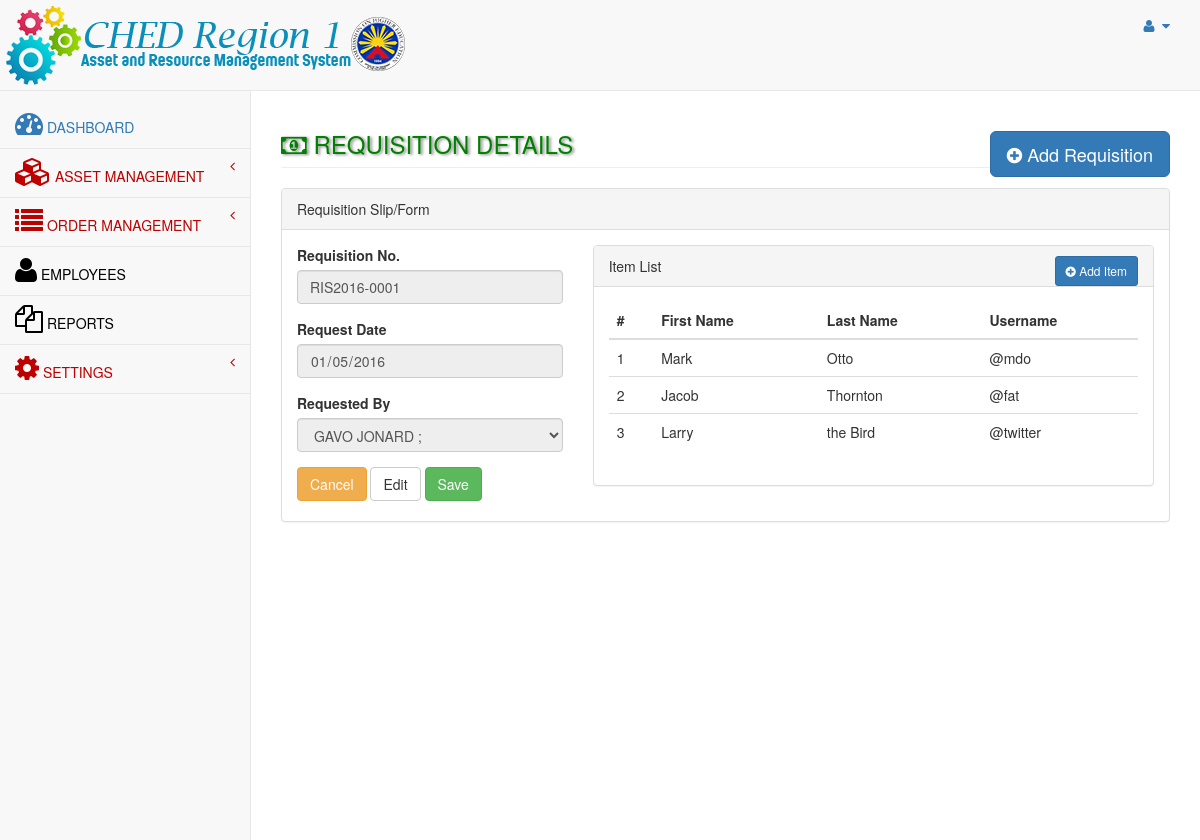
Page /admin/requisition-details.php?id=1 on the committed database.
### tables this page shows
CREATE TABLE `requisition_details` (
  `reqid` bigint(20) NOT NULL AUTO_INCREMENT,
  `requisition_no` varchar(100) DEFAULT NULL,
  `requisition_date` date DEFAULT NULL,
  `eid` int(11) DEFAULT NULL,
  PRIMARY KEY (`reqid`)
);

### admin/requisition-details.php (the view, shortened to what this page needs)
<?php
include('header.php');
		$conn = dbConnect();
		$reqid = $_GET['id'];
		$sqlselect = "SELECT reqid,requisition_no, requisition_date, CONCAT(employee.fname,' ',employee.lname) AS fullname,employee.eid FROM requisition_details LEFT JOIN employee
ON requisition_details.eid = employee.eid where reqid='$reqid'";
		$stmt = $conn->prepare($sqlselect);
		$stmt->execute();
		$row = $stmt->fetch(PDO::FETCH_ASSOC);
		$rno = $row['requisition_no'];
		$rdate = $row['requisition_date'];
		$efullname = $row['fullname'];
		$eid = $row['eid'];
?>
<div id="page-wrapper">
            <div class="row">
                <div class="col-lg-12">
                    <h3 class="page-header" style="color:green;"><i class="fa fa-money fa-1x"></i> REQUISITION DETAILS
						<div class="pull-right">
								<button id="addreq" class="btn btn-primary btn-lg" data-toggle="modal" data-target="#addRequisition">
								<i class="fa fa-plus-circle"></i> Add Requisition
							</button>
                            </div></h3>
                </div>
            </div>
            <div class="row">
                <div class="col-lg-12">
                    <div class="panel panel-default">
                        <div class="panel-heading">
                            Requisition Slip/Form
                        </div>
                        <div class="panel-body">
                            <div class="row">
                                <div class="col-lg-4">
                                    <form role="form" method="post" action="addprequestitem.php">
                                        <div class="form-group">
                                            <label>Requisition No.</label>
                                            <input class="form-control" value="<?php echo $rno;?>" tabindex="1" disabled>
                                        </div>
									<div class="form-group">
                                            <label>Request Date</label>
                                            <input disabled type="date" class="form-control" tabindex="4" value="<?php echo $rdate;?>">
                                        </div>
									<div class="form-group">
                                            <label>Requested By</label>
                                            <select class="form-control" disabled>
                                                <?php
												echo "<option value='$eid'>$efullname;</option>";
						?>
                                            </select>
                                        </div>
									<button type="submit" class="btn btn-warning" onClick="javascript: history.go(-1);">Cancel</button>
									<button type="reset" class="btn btn-default">Edit</button>
                                    <button type="submit" class="btn btn-success">Save</button>
									</form>
                                </div>
                                <div class="col-lg-8">
			   <div class="panel panel-default">
					<div class="panel-heading">
						Item List
						<div class="pull-right">
								<button id="addreq" class="btn btn-primary btn-sm" data-toggle="modal" data-target="#addRequisition">
								<i class="fa fa-plus-circle"></i> Add Item
							</button>
                            </div>
					</div>
					<div class="panel-body">
						<div class="table-responsive">
							<table class="table">
								<thead>
									<tr>
										<th>#</th>
										<th>First Name</th>
										<th>Last Name</th>
										<th>Username</th>
									</tr>
								</thead>
								<tbody>
									<tr>
										<td>1</td>
										<td>Mark</td>
										<td>Otto</td>
										<td>@mdo</td>
									</tr>
									<tr>
										<td>2</td>
										<td>Jacob</td>
										<td>Thornton</td>
										<td>@fat</td>
									</tr>
									<tr>
										<td>3</td>
										<td>Larry</td>
										<td>the Bird</td>
										<td>@twitter</td>
									</tr>
								</tbody>
							</table>
						</div>
					</div>
				</div>
                                </div>
                            </div>
                        </div>
                    </div>
                </div>
            </div>
        </div>
    </div>
<?php
include('footer.php');
?>

### rows in the picture
requisition_details: requisition_no "RIS2016-0001", requisition_date "01/05/2016"

### other values in the picture
form field value "GAVO JONARD ;"
